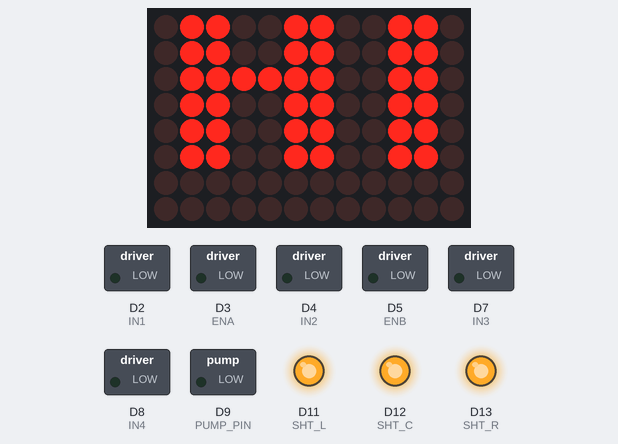
A sketch run on a simulated Arduino Uno R4 WiFi. On the bench: 12×8 LED matrix, switched loads named in the sketch (green lamp = pin HIGH), output pins drawn as LEDs (lit = HIGH). What the sketch prints to the serial monitor is not drawn.

Above: at 0.1 s.

The sketch:

RoverAP.ino
```cpp
/*
 * RESCUE ROVER HUB (RoverAP) - Arduino Uno R4 WiFi
 * Features:
 * - WiFi Access Point: "RescueRover_HUB"
 * - UDP Receiver: Port 4210
 * - Motor Control: 4WD Wheeled Skid Steer
 * - Sensors: 1x Flame Sensor (Pin 10), 3x ToF (VL53L0X)
 * - MOSFET Pump Control: Pin 9 (Logic Level)
 * - FIX: Flattened Sensor Init to prevent "Boot Hangs"
 */

#include <WiFiS3.h>
#include <WiFiUdp.h>
#include <Wire.h>
#include "Adafruit_VL53L0X.h"
#include "Arduino_LED_Matrix.h"

// --- NETWORK SETTINGS ---
const char ssid[] = "RescueRover_HUB";
const char pass[] = "password123";
WiFiUDP Udp;
unsigned int localPort = 4210;

// --- PIN DEFINITIONS ---
const int ENA = 3;  const int IN1 = 2;  const int IN2 = 4; // Left Side
const int ENB = 5;  const int IN3 = 7;  const int IN4 = 8; // Right Side
const int PUMP_PIN = 9;
const int FLAME_PIN = 10;
const int SHT_L = 11; const int SHT_C = 12; const int SHT_R = 13;

// --- TORQUE TUNING ---
const int MIN_PWM = 130;

// --- OBJECTS ---
Adafruit_VL53L0X loxL = Adafruit_VL53L0X();
Adafruit_VL53L0X loxC = Adafruit_VL53L0X();
Adafruit_VL53L0X loxR = Adafruit_VL53L0X();
ArduinoLEDMatrix matrix;


// --- 12x8 LED MATRIX ICONS (M and A) ---
const uint32_t manual_icon[] = {
    0x6666667e,
    0x66666666,
    0x66000000
}; // 'M'

const uint32_t auto_icon[] = {
    0x183c6666,
    0x7e666666,
    0x66000000
}; // 'A'

// --- GLOBAL STATE ---
bool autonomousMode = false;
int manualL = 0, manualR = 0;
bool manualPump = false;
bool sensorsDetected = false;
unsigned long lastHeartbeat = 0;

void setup() {
  Serial.begin(115200);

  // Wait for Serial to open for debugging
  unsigned long start = millis();
  while (!Serial && millis() - start < 3000);

  Serial.println("\n[BOOT] Rescue Rover Hub Initializing...");

  // 1. Initialize Visuals and Motors immediately
  matrix.begin();
  matrix.loadFrame(manual_icon);

  pinMode(ENA, OUTPUT); pinMode(IN1, OUTPUT); pinMode(IN2, OUTPUT);
  pinMode(ENB, OUTPUT); pinMode(IN3, OUTPUT); pinMode(IN4, OUTPUT);
  pinMode(PUMP_PIN, OUTPUT);
  digitalWrite(PUMP_PIN, LOW);
  pinMode(FLAME_PIN, INPUT);

  // 2. START WIFI (High Priority)
  Serial.print("[WiFi] Starting Access Point: "); Serial.println(ssid);
  if (WiFi.beginAP(ssid, pass) != WL_AP_LISTENING) {
    Serial.println("[ERROR] WiFi Module failed. Check power.");
  } else {
    Serial.print("[WiFi] Online. Connect to: "); Serial.println(ssid);
    Serial.print("[WiFi] Hub IP: "); Serial.println(WiFi.localIP());
  }
  Udp.begin(localPort);

  // 3. ATTEMPT SENSOR INIT (Robust / Non-Blocking)
  Serial.println("[SENSORS] Initializing ToF Array...");
  Wire.begin();
  pinMode(SHT_L, OUTPUT); pinMode(SHT_C, OUTPUT); pinMode(SHT_R, OUTPUT);
  digitalWrite(SHT_L, LOW); digitalWrite(SHT_C, LOW); digitalWrite(SHT_R, LOW);
  delay(50);

  // Try Left
  digitalWrite(SHT_L, HIGH); delay(10);
  if(loxL.begin(0x30)) {
    Serial.println("  > Left ToF: OK");
    sensorsDetected = true;
  } else {
    Serial.println("  > Left ToF: NOT FOUND");
  }

  // Try Center
  digitalWrite(SHT_C, HIGH); delay(10);
  if(loxC.begin(0x31)) {
    Serial.println("  > Center ToF: OK");
    sensorsDetected = true;
  } else {
    Serial.println("  > Center ToF: NOT FOUND");
  }

  // Try Right
  digitalWrite(SHT_R, HIGH); delay(10);
  if(loxR.begin(0x32)) {
    Serial.println("  > Right ToF: OK");
    sensorsDetected = true;
  } else {
    Serial.println("  > Right ToF: NOT FOUND");
  }

  Serial.println("[SYSTEM] Boot Complete. Awaiting Controller Packets...");
}

void loop() {
  receiveUDP();

  // Heartbeat: Blink TX LED by printing to serial every 2 seconds
  if (millis() - lastHeartbeat > 2000) {
    Serial.print("[STATUS] Hub Listening... WiFi: ");
    Serial.println(WiFi.status() == WL_AP_LISTENING ? "AP OK" : "AP ERROR");
    lastHeartbeat = millis();
  }

  if (autonomousMode && sensorsDetected) {
    runAutonomousLogic();
  } else {
    // If user flips to Auto but sensors are missing, force back to manual
    if(autonomousMode && !sensorsDetected) {
      autonomousMode = false;
      matrix.loadFrame(manual_icon);
      Serial.println("[SAFETY] Auto Mode Denied: No sensors found during boot.");
    }
    driveMotors(manualL, manualR);
    digitalWrite(PUMP_PIN, manualPump ? HIGH : LOW);
  }
}

void receiveUDP() {
  int packetSize = Udp.parsePacket();
  if (packetSize) {
    uint8_t buffer[10];
    int len = Udp.read(buffer, 10);

    char cmd = (char)buffer[0];

    // Debug print to trigger TX LED on receipt
    Serial.print("[UDP] Packet from: "); Serial.print(Udp.remoteIP());
    Serial.print(" Cmd: "); Serial.println(cmd);

    if (cmd == 'A' && !autonomousMode) {
      autonomousMode = true;
      matrix.loadFrame(auto_icon);
    } else if (cmd == 'M' && autonomousMode) {
      autonomousMode = false;
      matrix.loadFrame(manual_icon);
    }

    if (!autonomousMode) {
      int rawL = (buffer[1] << 8) | buffer[2];
      int rawR = (buffer[3] << 8) | buffer[4];
      manualPump = (buffer[5] == 1);
      manualL = rawL - 255;
      manualR = rawR - 255;
    }
  }
}

void runAutonomousLogic() {
  if (digitalRead(FLAME_PIN) == LOW) {
    stopMotors();
    digitalWrite(PUMP_PIN, HIGH);
    delay(2000);
    digitalWrite(PUMP_PIN, LOW);
    return;
  }

  VL53L0X_RangingMeasurementData_t measureL, measureC, measureR;
  loxL.rangingTest(&measureL, false);
  loxC.rangingTest(&measureC, false);
  loxR.rangingTest(&measureR, false);

  int distC = (measureC.RangeStatus != 4) ? measureC.RangeMilliMeter : 1000;
  int distL = (measureL.RangeStatus != 4) ? measureL.RangeMilliMeter : 1000;
  int distR = (measureR.RangeStatus != 4) ? measureR.RangeMilliMeter : 1000;

  if (distC < 250) {
    if (distL > distR) driveMotors(-160, 160);
    else driveMotors(160, -160);
  } else {
    driveMotors(180, 180);
  }
}

void driveMotors(int left, int right) {
  int pwrL = 0, pwrR = 0;

  if (abs(left) > 15) {
    pwrL = map(abs(left), 0, 255, MIN_PWM, 255);
    if (left < 0) pwrL *= -1;
  }

  if (abs(right) > 15) {
    pwrR = map(abs(right), 0, 255, MIN_PWM, 255);
    if (right < 0) pwrR *= -1;
  }

  digitalWrite(IN1, pwrL > 0);
  digitalWrite(IN2, pwrL < 0);
  analogWrite(ENA, abs(pwrL));

  digitalWrite(IN3, pwrR > 0);
  digitalWrite(IN4, pwrR < 0);
  analogWrite(ENB, abs(pwrR));
}

void stopMotors() { driveMotors(0, 0); }
```
